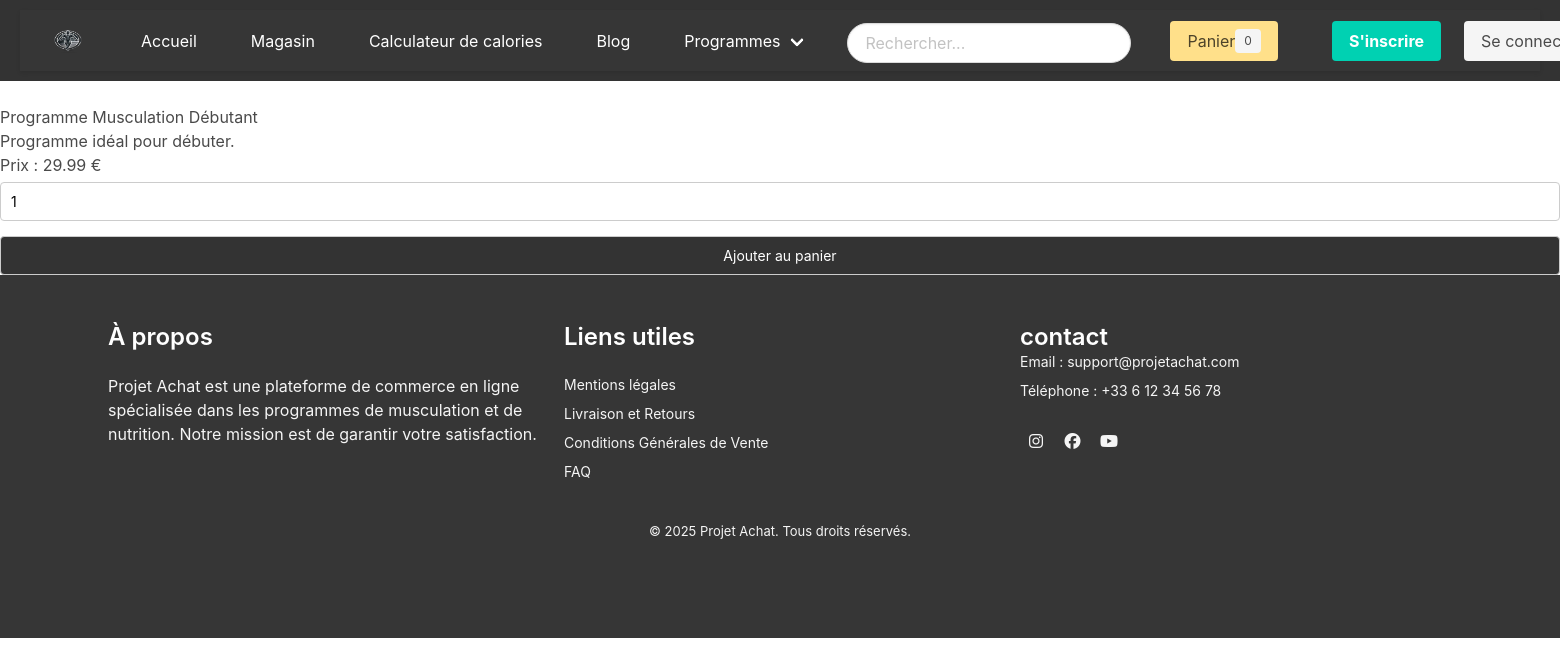
Screenshot of /pages/magasin.php with the database file from the repository.
### tables this page shows
CREATE TABLE IF NOT EXISTS `produits` (
  `id_produit` int NOT NULL AUTO_INCREMENT,
  `nom_produit` varchar(100) NOT NULL,
  `description` text,
  `prix` decimal(10,2) NOT NULL,
  `quantite_disponible` int NOT NULL,
  `libelle` varchar(50) DEFAULT NULL,
  PRIMARY KEY (`id_produit`)
);

### pages/magasin.php (the view, shortened to what this page needs)
<?php
require_once '../config/db.php';
$stmt = $pdo->query("SELECT * FROM produits");
$produits = $stmt->fetchAll();
?>
<?php include '../includes/header.php';?>
<!DOCTYPE html>
<html lang="fr">
<head>
    <link rel="stylesheet" href="css/style.css">
    <link rel="stylesheet" href="https://cdn.jsdelivr.net/npm/bulma@0.9.4/css/bulma.min.css">
</head>
<body>
<h1>Magasin</h1>
<div class="produits">
    <?php foreach ($produits as $produit): ?>
        <div class="produit">
            <h2><?= htmlspecialchars($produit['nom_produit']); ?></h2>
            <p><?= htmlspecialchars($produit['description']); ?></p>
            <p>Prix : <?= htmlspecialchars($produit['prix']); ?> €</p>
            <form method="POST" action="panier.php">
                <input type="number" name="quantite" value="1" min="1">
                <button type="submit">Ajouter au panier</button>
            </form>
        </div>
    <?php endforeach; ?>
</div>
</body>
<?php include '../includes/footer.php';?>

### css/style.css (style rules this page uses)
body { font-family: Arial, sans-serif; margin: 0; padding: 0; }
h1 { color: #ffffff; text-align: center; margin-bottom: 20px; }
form { display: flex; flex-direction: column; }
form input, form textarea, form button { margin-top: 5px; padding: 10px; font-size: 14px; border: 1px solid #ccc; border-radius: 4px; }
form button { background-color: #333; color: #fff; cursor: pointer; margin-top: 15px; }

### rows the page displays
produits: nom_produit "Programme Musculation Débutant", description "Programme idéal pour débuter.", prix "29.99"
